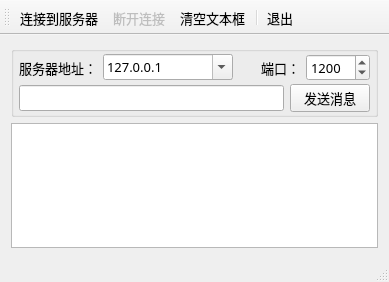
<?xml version="1.0" encoding="UTF-8"?>
<ui version="4.0">
 <class>TcpClientWindow</class>
 <widget class="QMainWindow" name="TcpClientWindow">
  <property name="geometry">
   <rect>
    <x>0</x>
    <y>0</y>
    <width>389</width>
    <height>282</height>
   </rect>
  </property>
  <property name="font">
   <font>
    <family>宋体</family>
    <pointsize>10</pointsize>
   </font>
  </property>
  <property name="windowTitle">
   <string>TCP Client</string>
  </property>
  <widget class="QWidget" name="centralWidget">
   <layout class="QVBoxLayout" name="verticalLayout_2">
    <item>
     <widget class="QGroupBox" name="groupBox">
      <property name="title">
       <string/>
      </property>
      <layout class="QVBoxLayout" name="verticalLayout">
       <property name="spacing">
        <number>3</number>
       </property>
       <property name="leftMargin">
        <number>5</number>
       </property>
       <property name="topMargin">
        <number>2</number>
       </property>
       <property name="rightMargin">
        <number>5</number>
       </property>
       <property name="bottomMargin">
        <number>2</number>
       </property>
       <item>
        <layout class="QHBoxLayout" name="horizontalLayout_2">
         <item>
          <widget class="QLabel" name="label">
           <property name="text">
            <string>服务器地址：</string>
           </property>
          </widget>
         </item>
         <item>
          <widget class="QComboBox" name="comboServer">
           <property name="minimumSize">
            <size>
             <width>130</width>
             <height>0</height>
            </size>
           </property>
           <property name="editable">
            <bool>true</bool>
           </property>
           <item>
            <property name="text">
             <string>127.0.0.1</string>
            </property>
           </item>
           <item>
            <property name="text">
             <string>localHost</string>
            </property>
           </item>
          </widget>
         </item>
         <item>
          <widget class="QLabel" name="label_2">
           <property name="text">
            <string>端口：</string>
           </property>
           <property name="alignment">
            <set>Qt::AlignRight|Qt::AlignTrailing|Qt::AlignVCenter</set>
           </property>
          </widget>
         </item>
         <item>
          <widget class="QSpinBox" name="spinPort">
           <property name="minimumSize">
            <size>
             <width>0</width>
             <height>0</height>
            </size>
           </property>
           <property name="minimum">
            <number>1</number>
           </property>
           <property name="maximum">
            <number>65535</number>
           </property>
           <property name="value">
            <number>1200</number>
           </property>
          </widget>
         </item>
        </layout>
       </item>
       <item>
        <layout class="QHBoxLayout" name="horizontalLayout">
         <item>
          <widget class="QLineEdit" name="editMsg"/>
         </item>
         <item>
          <widget class="QPushButton" name="btnSend">
           <property name="text">
            <string>发送消息</string>
           </property>
          </widget>
         </item>
        </layout>
       </item>
      </layout>
     </widget>
    </item>
    <item>
     <widget class="QPlainTextEdit" name="plainTextEdit"/>
    </item>
   </layout>
  </widget>
  <widget class="QMenuBar" name="menuBar">
   <property name="geometry">
    <rect>
     <x>0</x>
     <y>0</y>
     <width>389</width>
     <height>23</height>
    </rect>
   </property>
  </widget>
  <widget class="QToolBar" name="mainToolBar">
   <property name="toolButtonStyle">
    <enum>Qt::ToolButtonTextUnderIcon</enum>
   </property>
   <attribute name="toolBarArea">
    <enum>TopToolBarArea</enum>
   </attribute>
   <attribute name="toolBarBreak">
    <bool>false</bool>
   </attribute>
   <addaction name="actConnect"/>
   <addaction name="actDisconnect"/>
   <addaction name="actClear"/>
   <addaction name="separator"/>
   <addaction name="actQuit"/>
  </widget>
  <widget class="QStatusBar" name="statusBar"/>
  <action name="actConnect">
   <property name="icon">
    <iconset resource="res.qrc">
     <normaloff>:/images/images/051.JPG</normaloff>:/images/images/051.JPG</iconset>
   </property>
   <property name="text">
    <string>连接到服务器</string>
   </property>
   <property name="toolTip">
    <string>连接到TCP服务器</string>
   </property>
  </action>
  <action name="actDisconnect">
   <property name="enabled">
    <bool>false</bool>
   </property>
   <property name="icon">
    <iconset resource="res.qrc">
     <normaloff>:/images/images/075.JPG</normaloff>:/images/images/075.JPG</iconset>
   </property>
   <property name="text">
    <string>断开连接</string>
   </property>
   <property name="toolTip">
    <string>断开TCP连接</string>
   </property>
  </action>
  <action name="actQuit">
   <property name="icon">
    <iconset resource="res.qrc">
     <normaloff>:/images/images/132.bmp</normaloff>:/images/images/132.bmp</iconset>
   </property>
   <property name="text">
    <string>退出</string>
   </property>
   <property name="toolTip">
    <string>退出本窗口</string>
   </property>
  </action>
  <action name="actClear">
   <property name="icon">
    <iconset resource="res.qrc">
     <normaloff>:/images/images/212.bmp</normaloff>:/images/images/212.bmp</iconset>
   </property>
   <property name="text">
    <string>清空文本框</string>
   </property>
   <property name="toolTip">
    <string>清空文本框</string>
   </property>
  </action>
 </widget>
 <layoutdefault spacing="6" margin="11"/>
 <resources>
  <include location="res.qrc"/>
 </resources>
 <connections>
  <connection>
   <sender>actQuit</sender>
   <signal>triggered()</signal>
   <receiver>TcpClientWindow</receiver>
   <slot>close()</slot>
   <hints>
    <hint type="sourcelabel">
     <x>-1</x>
     <y>-1</y>
    </hint>
    <hint type="destinationlabel">
     <x>326</x>
     <y>237</y>
    </hint>
   </hints>
  </connection>
 </connections>
</ui>
